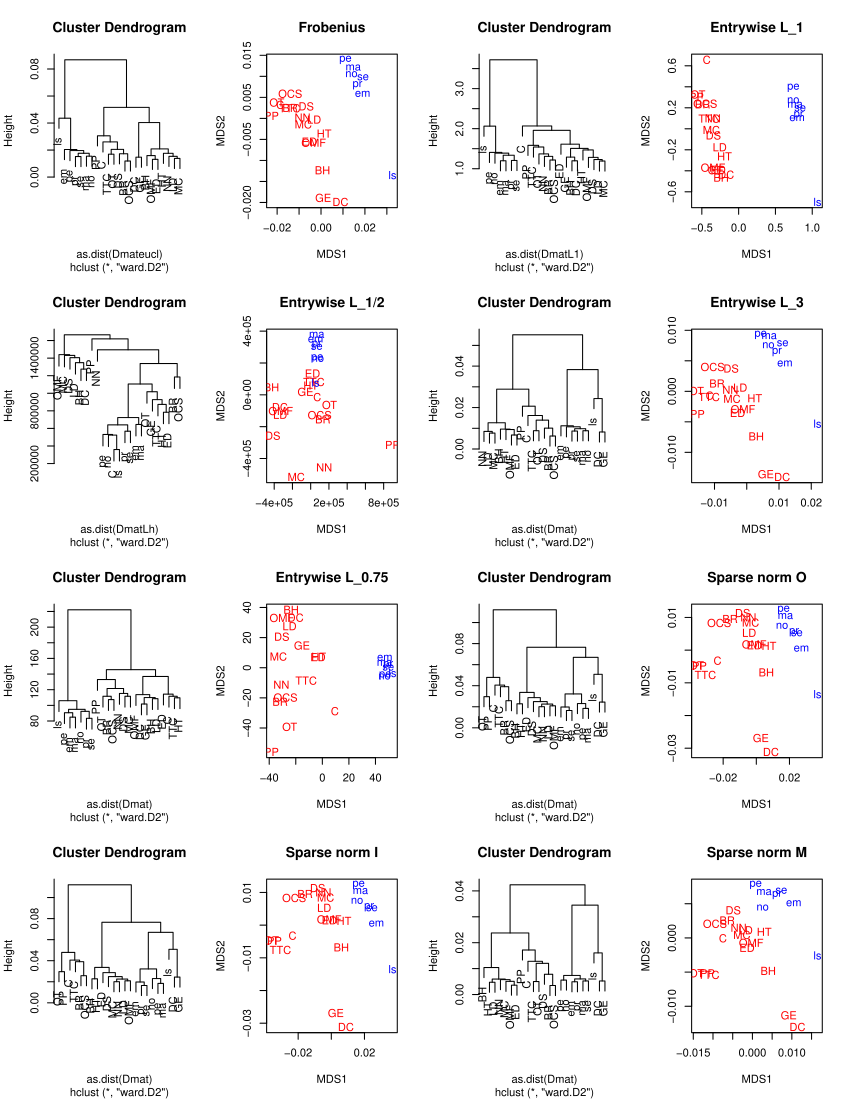

Write the R code that produced this figure.
#%%%%%%%%%%%%%%%%%%%%%%%%%%%%%%%%%%%%%%%%%%%%%%%%%%%%%%%%%%%%%%%%%%%%

# R code to reproduce Figure 10.9 from the book by 
# J.S. Marron and Ian L. Dryden on Object Oriented Data Analysis

# Requires the shapes library installing:  install.packages("shapes")


#%%%%%%%%%%%%%%%%%%%%%%%%%%%%%%%%%%%%%%%%%%%%%%%%%%%%%%%%%%%%%%%%%%%%

library(shapes)
x<-read.in("../../DataSets/novel-distances.txt", 23, 23)

#read in the distances between the novels using various metrics

DmatF<-x[,,1]
DmatL1<-x[,,2]
DmatLh<-x[,,3]
DmatL3<-x[,,4]
DmatL4<-x[,,5]
DmatO<-x[,,6]
DmatI<-x[,,7]
DmatM<-x[,,8]

z<-scan("../../DataSets/dickens-austen-ids.txt",what="")
dickens_austen_ids<-z



par(mfrow=c(4,4))   
novcol<-c(rep(2,times=16),rep(4,times=7))
dickens_austen_ids[17:23]<-c("em","pe","pr","ls","ma","no","se")

dend<-hclust(as.dist(DmatF),method="ward.D2") 
plot(dend,labels=dickens_austen_ids)
set.seed(1)
plot(cmdscale(DmatF),type="n",xlab="MDS1",ylab="MDS2")
text(cmdscale(DmatF),labels=dickens_austen_ids,col=novcol)
title("Frobenius")



dend<-hclust(as.dist(DmatL1),method="ward.D2") 
plot(dend,labels=dickens_austen_ids)
set.seed(1)
plot(cmdscale(DmatL1),type="n",xlab="MDS1",ylab="MDS2")
text(cmdscale(DmatL1),labels=dickens_austen_ids,col=novcol)
title("Entrywise L_1")


dend<-hclust(as.dist(DmatLh),method="ward.D2") 
plot(dend,labels=dickens_austen_ids)
set.seed(1)
plot(cmdscale(DmatLh),type="n",xlab="MDS1",ylab="MDS2")
text(cmdscale(DmatLh),labels=dickens_austen_ids,col=novcol)
title("Entrywise L_1/2")

Dmat<-DmatL3
dend<-hclust(as.dist(Dmat),method="ward.D2") 
plot(dend,labels=dickens_austen_ids)
set.seed(1)
plot(cmdscale(Dmat),type="n",xlab="MDS1",ylab="MDS2")
text(cmdscale(Dmat),labels=dickens_austen_ids,col=novcol)
title("Entrywise L_3")

Dmat<-DmatL4
dend<-hclust(as.dist(Dmat),method="ward.D2") 
plot(dend,labels=dickens_austen_ids)
set.seed(1)
plot(cmdscale(Dmat),type="n",xlab="MDS1",ylab="MDS2")
text(cmdscale(Dmat),labels=dickens_austen_ids,col=novcol)
title("Entrywise L_0.75")



Dmat<-DmatO
dend<-hclust(as.dist(Dmat),method="ward.D2") 
plot(dend,labels=dickens_austen_ids)
set.seed(1)
plot(cmdscale(Dmat),type="n",xlab="MDS1",ylab="MDS2")
text(cmdscale(Dmat),labels=dickens_austen_ids,col=novcol)
title("Sparse norm O")

Dmat<-DmatI
dend<-hclust(as.dist(Dmat),method="ward.D2") 
plot(dend,labels=dickens_austen_ids)
set.seed(1)
plot(cmdscale(Dmat),type="n",xlab="MDS1",ylab="MDS2")
text(cmdscale(Dmat),labels=dickens_austen_ids,col=novcol)
title("Sparse norm I")

Dmat<-DmatM
dend<-hclust(as.dist(Dmat),method="ward.D2") 
plot(dend,labels=dickens_austen_ids)
set.seed(1)
plot(cmdscale(Dmat),type="n",xlab="MDS1",ylab="MDS2")
text(cmdscale(Dmat),labels=dickens_austen_ids,col=novcol)
title("Sparse norm M")
